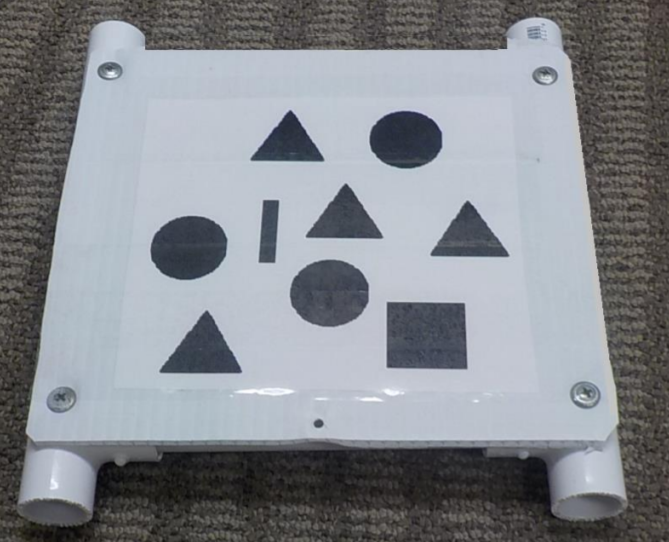
#> input picture ImgRecog/test.png, 669 x 542 px
$ python ImgRecogV2.py
#> lines starting #> are read from the running program, lines starting #| are printed output that depends on the picture; after the words box and inside, x2 and y2 are one past the last pixel; in counts of white or black regions, pixels touching at a corner belong together
import cv2
import numpy as np
import imutils
from matplotlib import pyplot as plt
img = cv2.imread('test.png',cv2.IMREAD_GRAYSCALE)
#> img: shape (542, 669); min 0, max 253, mean 135.4

class ShapeDetector:
	def __init__(self):
		pass

	def detect(self, c):
		# initialize the shape name and approximate the contour
		shape = "unidentified"
		peri = cv2.arcLength(c, True)
		approx = cv2.approxPolyDP(c, 0.04 * peri, True)
		# if the shape is a triangle, it will have 3 vertices
		if len(approx) == 3:
			shape = "triangle"

		# if the shape has 4 vertices, it is either a square or
		# a rectangle
		elif len(approx) == 4:
			# compute the bounding box of the contour and use the
			# bounding box to compute the aspect ratio
			(x, y, w, h) = cv2.boundingRect(approx)
			ar = w / float(h)

			# a square will have an aspect ratio that is approximately
			# equal to one, otherwise, the shape is a rectangle
			shape = "square" if ar >= 0.95 and ar <= 1.05 else "rectangle"

		# if the shape is a pentagon, it will have 5 vertices
		elif len(approx) == 5:
			shape = "pentagon"

		# otherwise, we assume the shape is a circle
		else:
			shape = "circle"

		# return the name of the shape
		return shape


# Otsu's thresholding
ret2,th2 = cv2.threshold(img,0,255,cv2.THRESH_BINARY+cv2.THRESH_OTSU)
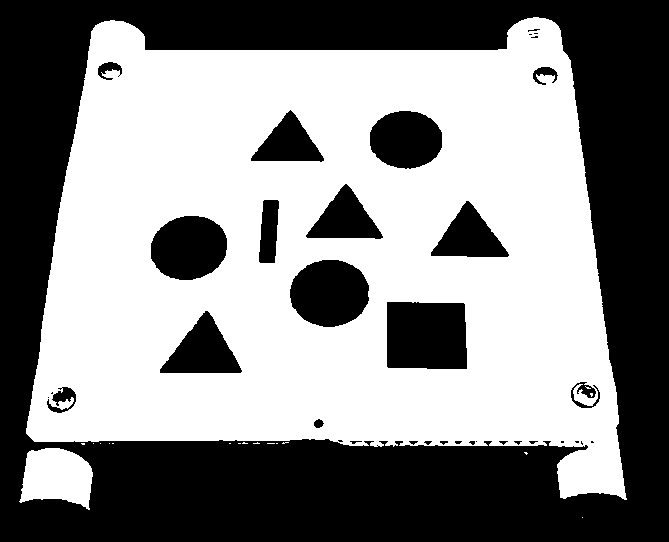
#> th2: shape (542, 669); 53.3% white; 36 black regions (18 under 20 px), largest, box (x1, y1, x2, y2) and area: (0, 0, 669, 542) 141147, (387, 302, 467, 369) 5203, (290, 260, 369, 327) 4167
#> ret2 = 131

# Otsu's thresholding after Gaussian filtering
blur = cv2.GaussianBlur(img,(5,5),0)
ret3,th3 = cv2.threshold(blur,0,255,cv2.THRESH_BINARY+cv2.THRESH_OTSU)
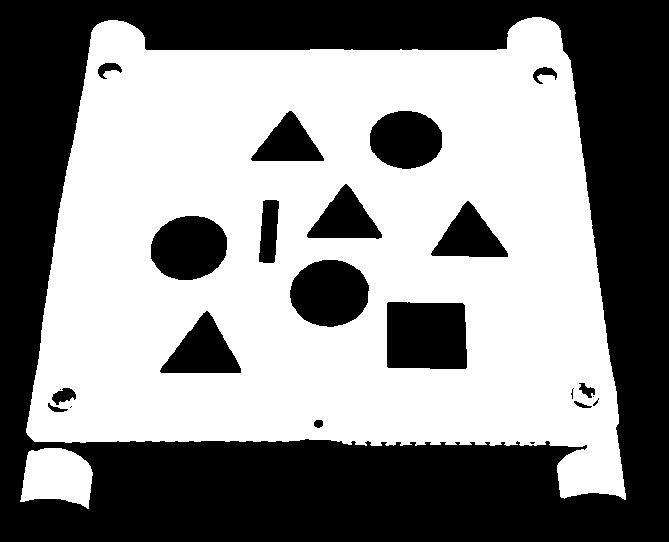
#> th3: shape (542, 669); 53.4% white; 23 black regions (6 under 20 px)
#> ret3 = 131
cnts = cv2.findContours(th3.copy(), cv2.RETR_EXTERNAL,cv2.CHAIN_APPROX_SIMPLE)
#> cnts = 2 contours; box (x1, y1, x2, y2) and area: (26, 17, 626, 500) 217000, (20, 448, 93, 509) 3202
cnts = imutils.grab_contours(cnts)
sd = ShapeDetector()
for c in cnts:
	# compute the center of the contour, then detect the name of the
	# shape using only the contour
	M = cv2.moments(c)
#> (the run stopped early here; a loop or call above may not have finished)

$ run again, with ImgRecog/simple.png copied over ImgRecog/test.png
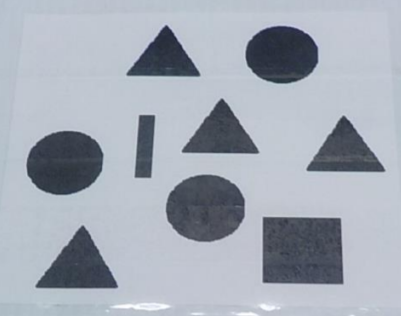
#> input picture ImgRecog/simple.png, 401 x 316 px
#> `ret2,th2 = cv2.threshold(img,0,255,cv2.THRESH_BINARY+cv2.THRESH_OTSU)`:
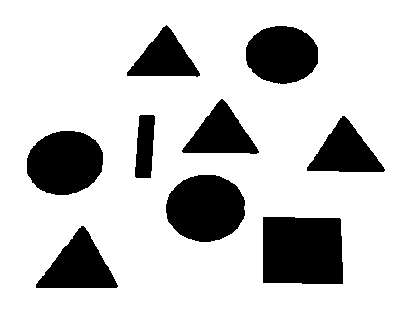
#> th2: shape (316, 401); 78.7% white; 9 black regions, largest, box (x1, y1, x2, y2) and area: (263, 217, 343, 284) 5210, (166, 175, 245, 242) 4178, (27, 131, 103, 195) 3870
#> ret2 = 133
#> `ret3,th3 = cv2.threshold(blur,0,255,cv2.THRESH_BINARY+cv2.THRESH_OTSU)`:
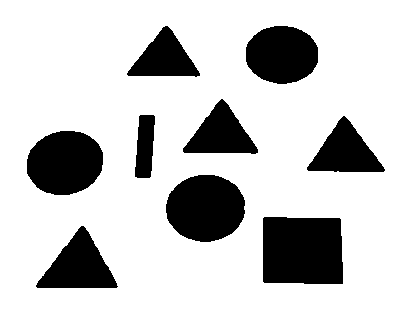
#> th3: shape (316, 401); 78.7% white; 9 black regions
#> ret3 = 134
#> `cnts = cv2.findContours(th3.copy(), cv2.RETR_EXTERNAL,cv2.CHAIN_APPROX..`: cnts = 1 contour; box (x1, y1, x2, y2) and area: (0, 0, 401, 316) 126000
#> `cnts = imutils.grab_contours(cnts)`: cnts = [[[0, 0], [0, 315], [400, 315], [400, 0]]]
